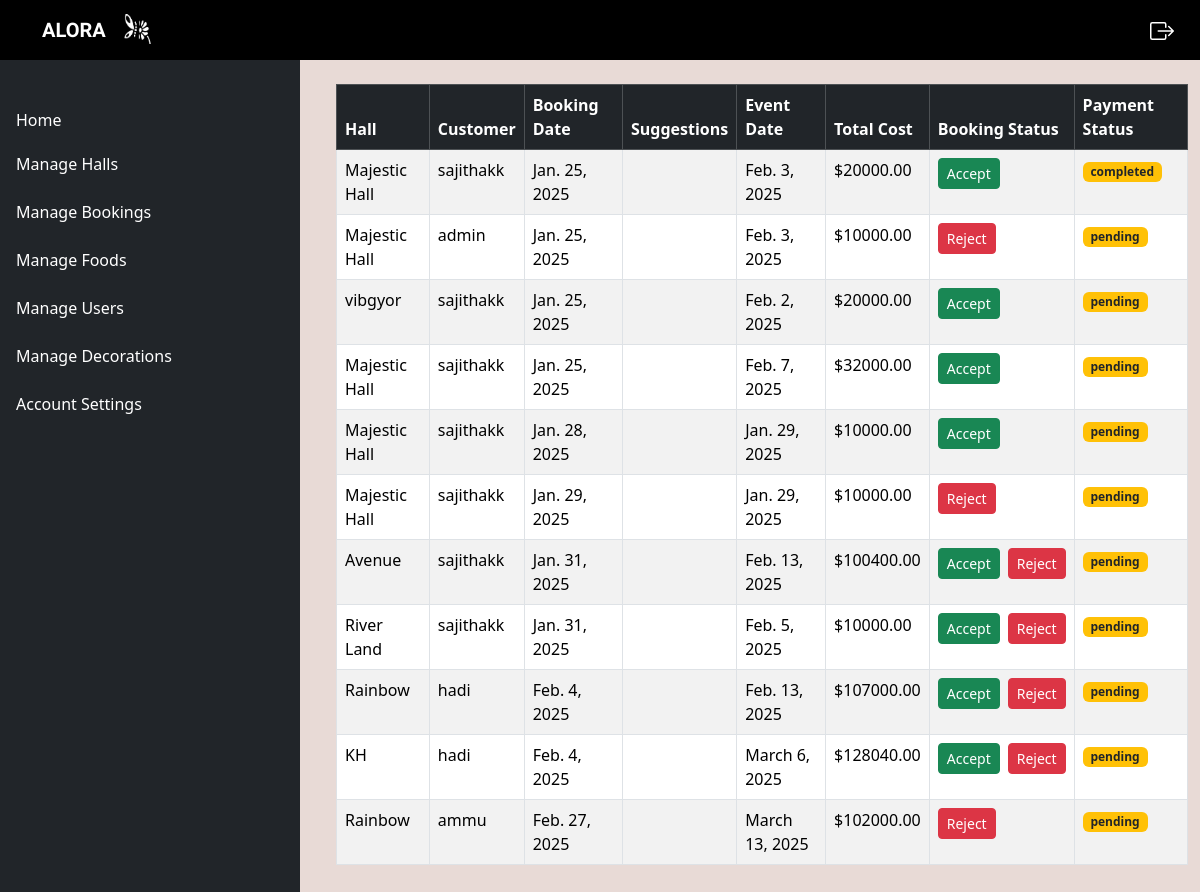
Screenshot of /view_booking with the database file from the repository.
### event/models.py (models this page shows, shortened)
class Booking(models.Model):
    hall_id=models.ForeignKey(Hall,on_delete=models.CASCADE)
    customer_id=models.ForeignKey(User,on_delete=models.CASCADE)
    booking_date=models.DateField(auto_now_add=True)
    payment_status=models.CharField(max_length=20,default='pending',null=True,blank=True)
    include_photography=models.BooleanField(null=True,blank=True)
    include_food=models.BooleanField(null=True,blank=True)
    food=models.ForeignKey(Food,on_delete=models.CASCADE,null=True,blank=True)
    include_decoration=models.BooleanField(null=True,blank=True)
    decoration_model=models.ForeignKey(Decoration,on_delete=models.CASCADE,null=True,blank=True)
    photography_cost=models.DecimalField(max_digits=10,decimal_places=2,null=True,blank=True,default=1000)
    suggestion=models.CharField(max_length=250,null=True,blank=True)
    total_cost=models.DecimalField(max_digits=10,decimal_places=2)
    event_date=models.DateField(null=True,blank=True)
    status=models.CharField(max_length=20,default='pending',null=True,blank=True)
    number=models.IntegerField(null=True,blank=True)

class Hall(models.Model):
    name=models.CharField(max_length=100)
    location=models.TextField()
    capacity=models.IntegerField()
    price_per_day=models.DecimalField(max_digits=10,decimal_places=2)
    photo_url=models.FileField()
    description=models.TextField()

### event/views.py (the view)
# urls.py: path('view_booking',views.View_booking,name='view_booking'),
def View_booking(request):
    event_booking=Booking.objects.all()
    return render(request,'view_booking.html',{'events':event_booking})

### templates/view_booking.html (shortened to what this page needs)
{% extends 'admin_home.html' %}
{% load static %}
{% block content %}
<div class="content ps-4" >
    {% if events %}
<div class="container mt-4">
    <div class="table-responsive">
        <table class="table table-bordered table-striped table-hover">
            <thead class="table-dark">
                <tr>
                    <th>Hall</th>
                    <th>Customer</th>
                    <th>Booking Date</th>
                    <th>Suggestions</th>
                    <th>Event Date</th>
                    <th>Total Cost</th>
                    <th>Booking Status</th>
                    <th>Payment Status</th>
                </tr>
            </thead>
            <tbody>
                {% for i in events %}
                <tr>
                    <td>{{ i.hall_id.name }}</td>
                    <td>{{ i.customer_id.username }}</td>
                    <td>{{ i.booking_date }}</td>
                    <td>{{ i.suggestion }}</td>
                    <td>{{ i.event_date }}</td>
                    <td>${{ i.total_cost }}</td>
                    <td>
                        <form action="{% url 'set_status' id=i.id %}" method="post" class="d-flex gap-2">
                            {% if i.status == 'pending' %}
                                <input type="submit" name="status1" value="Accept" class="btn btn-success btn-sm">
                                <input type="submit" name="status1" value="Reject" class="btn btn-danger btn-sm">
                            {% elif i.status == 'accepted' %}
                                <input type="submit" name="status1" value="Reject" class="btn btn-danger btn-sm">
                            {% else %}
                                <input type="submit" name="status1" value="Accept" class="btn btn-success btn-sm">
                            {% endif %}
                        </form>
                    </td>
                    <td>
                        <span class="badge
                            {% if i.payment_status == 'Paid' %} bg-success
                            {% else %} bg-warning text-dark
                            {% endif %}">
                            {{ i.payment_status }}
                        </span>
                    </td>
                </tr>
                {% endfor %}
            </tbody>
        </table>
    </div>
</div>
{% endif %}
</div>
{%endblock content %}

### templates/admin_home.html (style rules this page uses)
.content { background: #E8DAD6; color: black; width: 75%; }

### rows the page displays
Booking: hall_id.name "Majestic Hall", customer_id.username "sajithakk", booking_date "Jan. 25, 2025", event_date "Feb. 3, 2025", total_cost "20000.00", payment_status "completed"
Booking: hall_id.name "Majestic Hall", customer_id.username "admin", booking_date "Jan. 25, 2025", event_date "Feb. 3, 2025", total_cost "10000.00", payment_status "pending"
Booking: hall_id.name "vibgyor", customer_id.username "sajithakk", booking_date "Jan. 25, 2025", event_date "Feb. 2, 2025", total_cost "20000.00", payment_status "pending"
Booking: hall_id.name "Majestic Hall", customer_id.username "sajithakk", booking_date "Jan. 25, 2025", event_date "Feb. 7, 2025", total_cost "32000.00", payment_status "pending"
Booking: hall_id.name "Majestic Hall", customer_id.username "sajithakk", booking_date "Jan. 28, 2025", event_date "Jan. 29, 2025", total_cost "10000.00", payment_status "pending"
Booking: hall_id.name "Majestic Hall", customer_id.username "sajithakk", booking_date "Jan. 29, 2025", event_date "Jan. 29, 2025", total_cost "10000.00", payment_status "pending"
Booking: hall_id.name "Avenue", customer_id.username "sajithakk", booking_date "Jan. 31, 2025", event_date "Feb. 13, 2025", total_cost "100400.00", payment_status "pending"
Booking: hall_id.name "River Land", customer_id.username "sajithakk", booking_date "Jan. 31, 2025", event_date "Feb. 5, 2025", total_cost "10000.00", payment_status "pending"
Booking: hall_id.name "Rainbow", customer_id.username "hadi", booking_date "Feb. 4, 2025", event_date "Feb. 13, 2025", total_cost "107000.00", payment_status "pending"
Booking: hall_id.name "KH", customer_id.username "hadi", booking_date "Feb. 4, 2025", event_date "March 6, 2025", total_cost "128040.00", payment_status "pending"
Booking: hall_id.name "Rainbow", customer_id.username "ammu", booking_date "Feb. 27, 2025", event_date "March 13, 2025", total_cost "102000.00", payment_status "pending"
